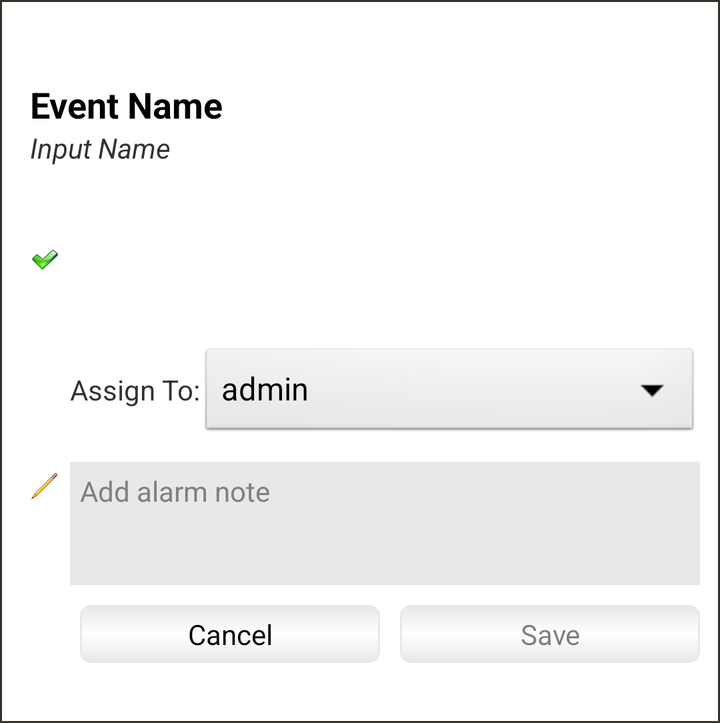
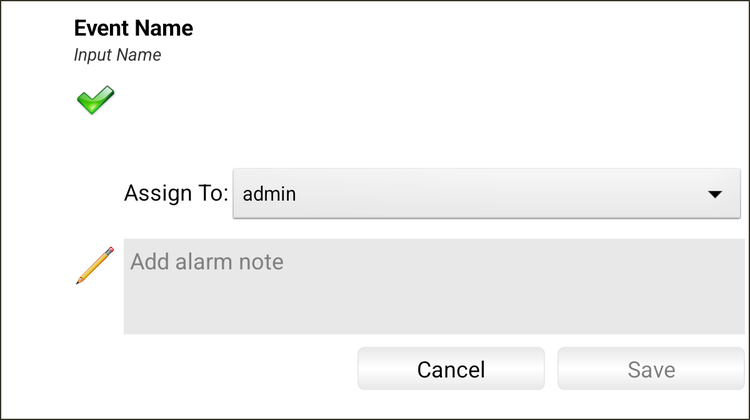

An Android layout and its configuration variant, each rendered on a device that would load it. The default file and the variant file are quoted in full after the pictures.
<!-- AndroidManifest.xml: application theme AppTheme -->
<!-- res/layout/layout_event_item_details_full.xml -->
<?xml version="1.0" encoding="utf-8"?>
<ScrollView xmlns:android="http://schemas.android.com/apk/res/android"
    android:layout_width="fill_parent"
    android:layout_height="wrap_content"
    android:background="@drawable/shape_event_item_background"
    android:fillViewport="true"
    android:padding="10dp" >

    <LinearLayout
        android:layout_width="fill_parent"
        android:layout_height="wrap_content"
        android:orientation="vertical" >

        <RelativeLayout
            android:id="@+id/categoryColorLayout"
            android:layout_width="fill_parent"
            android:layout_height="@dimen/event_details_icon_size"
            android:background="@drawable/shape_event_category_color_background"
            android:focusable="true"
            android:focusableInTouchMode="true" >

            <requestFocus />
        </RelativeLayout>

        <LinearLayout
            android:id="@+id/eventHeader"
            android:layout_width="fill_parent"
            android:layout_height="wrap_content"
            android:layout_marginBottom="10dp"
            android:orientation="vertical"
            android:padding="5dp" >

            <TextView
                android:id="@+id/eventName"
                android:layout_width="wrap_content"
                android:layout_height="wrap_content"
                android:ellipsize="end"
                android:maxLines="1"
                android:text="@string/event_name"
                android:textAppearance="?android:attr/textAppearanceMedium"
                android:textStyle="bold" />

            <TextView
                android:id="@+id/inputName"
                android:layout_width="wrap_content"
                android:layout_height="wrap_content"
                android:ellipsize="end"
                android:maxLines="1"
                android:text="@string/input_name"
                android:textAppearance="?android:attr/textAppearanceSmall"
                android:textStyle="italic" />

            <TextView
                android:id="@+id/eventTimestamp"
                android:layout_width="wrap_content"
                android:layout_height="wrap_content"
                android:text=""
                android:textAppearance="?android:attr/textAppearanceSmall" />
        </LinearLayout>

        <LinearLayout
            android:id="@+id/eventMessageLayout"
            android:layout_width="match_parent"
            android:layout_height="wrap_content"
            android:layout_marginBottom="10dp"
            android:orientation="horizontal" >

            <ImageView
                android:id="@+id/toStateIcon"
                android:layout_width="@dimen/event_details_icon_size"
                android:layout_height="@dimen/event_details_icon_size"
                android:padding="5dp"
                android:scaleType="fitCenter"
                android:src="@drawable/ic_state_normal" />

            <TextView
                android:id="@+id/eventMessage"
                android:layout_width="0dip"
                android:layout_height="wrap_content"
                android:layout_weight="1"
                android:ellipsize="end"
                android:gravity="bottom"
                android:text=""
                android:textAppearance="?android:attr/textAppearanceMedium" />
        </LinearLayout>

        

        <LinearLayout
            android:id="@+id/eventDetailsLayout"
            android:layout_width="fill_parent"
            android:layout_height="wrap_content"
            android:layout_marginBottom="10dp"
            android:layout_marginLeft="@dimen/event_details_icon_size"
            android:orientation="vertical" >
        </LinearLayout>

        <LinearLayout
            android:layout_width="fill_parent"
            android:layout_height="wrap_content"
            android:orientation="vertical" >

            
            

            <RelativeLayout
                android:id="@+id/ackLayout"
                android:layout_width="match_parent"
                android:layout_height="wrap_content"
                android:layout_marginTop="10dp"
                android:gravity="center"
                android:visibility="gone" >

                <ImageView
                    android:id="@+id/ackStateIcon"
                    android:layout_width="@dimen/event_details_icon_size"
                    android:layout_height="@dimen/event_details_icon_size"
                    android:padding="5dp"
                    android:scaleType="fitCenter"
                    android:src="@drawable/ic_state_ack_req" />

                <EditText
                    android:textAppearance="?android:attr/textAppearanceSmall"
                    android:id="@+id/ackMessage"
                    android:layout_width="match_parent"
                    android:layout_height="wrap_content"
                    android:layout_toRightOf="@id/ackStateIcon"
                    android:background="@drawable/shape_notes_background"
                    android:gravity="top"
                    android:hint="@string/add_ack_msg_hint"
                    android:maxLines="3"
                    android:minLines="3"
                    android:padding="5dp"
                    android:text="" />

                <Button
                    android:id="@+id/dialogButtonACK"
                    style="@style/delta_button"
                    android:layout_width="wrap_content"
                    android:layout_height="wrap_content"
                    android:layout_alignParentRight="true"
                    android:layout_below="@id/ackMessage"
                    android:layout_marginTop="5dp"
                    android:text="@string/acknowledge" />
            </RelativeLayout>

            

            <LinearLayout
                android:id="@+id/assignToLayout"
                android:layout_width="fill_parent"
                android:layout_height="wrap_content"
                android:layout_marginLeft="@dimen/event_details_icon_size"
                android:layout_marginTop="10dp"
                android:enabled="false"
                android:orientation="horizontal" >

                <TextView
                    android:id="@+id/eventAssignToLabel"
                    android:layout_width="wrap_content"
                    android:layout_height="wrap_content"
                    android:text="@string/assign_to"
                    android:textAppearance="?android:attr/textAppearanceSmall" />

                <Spinner
                    android:id="@+id/eventAssignTo"
                    android:layout_width="0dp"
                    android:layout_height="wrap_content"
                    android:layout_weight="1"
                    android:entries="@array/fake_event_assign_to"
                    android:prompt="@string/assign_to_prompt"
                    android:textAppearance="?android:attr/textAppearanceSmall" />
            </LinearLayout>

            

            <LinearLayout
                android:id="@+id/eventNotesLayout"
                android:layout_width="match_parent"
                android:layout_height="wrap_content"
                android:layout_marginTop="10dp"
                android:enabled="false"
                android:orientation="horizontal" >

                <ImageView
                    android:id="@+id/notesIcon"
                    android:layout_width="@dimen/event_details_icon_size"
                    android:layout_height="@dimen/event_details_icon_size"
                    android:padding="5dp"
                    android:scaleType="fitCenter"
                    android:src="@drawable/ic_pencil" />

                <EditText
                    android:id="@+id/eventNotes"
                    android:layout_width="0dip"
                    android:layout_height="wrap_content"
                    android:layout_weight="1"
                    android:background="@drawable/shape_notes_background"
                    android:gravity="top"
                    android:hint="@string/add_alarm_note"
                    android:maxLines="3"
                    android:minLines="3"
                    android:padding="5dp"
                    android:text=""
                    android:textAppearance="?android:attr/textAppearanceSmall" />
            </LinearLayout>

            <LinearLayout
                android:layout_width="match_parent"
                android:layout_height="wrap_content"
                android:layout_gravity="center"
                android:layout_marginBottom="20dp"
                android:layout_marginTop="10dp"
                android:gravity="right" >

                <Button
                    android:id="@+id/dialogButtonClose"
                    style="@style/delta_button"
                    android:layout_width="wrap_content"
                    android:layout_height="wrap_content"
                    android:layout_marginLeft="10dp"
                    android:text="@string/cancel" />

                <Button
                    android:id="@+id/dialogButtonSave"
                    style="@style/delta_button"
                    android:layout_width="wrap_content"
                    android:layout_height="wrap_content"
                    android:layout_marginLeft="10dp"
                    android:enabled="false"
                    android:text="@string/save" />
            </LinearLayout>
        </LinearLayout>
        
        

        <TextView
            android:id="@+id/statlist_statid"
            android:layout_width="fill_parent"
            android:layout_height="fill_parent"
            android:visibility="gone" />
    </LinearLayout>

</ScrollView>
<!-- resources referenced by this layout -->
<resources>
  <string-array name="fake_event_assign_to">
          <item>admin</item>
          <item>mobile</item>
      </string-array>
  <dimen name="event_details_icon_size">25dp</dimen>
  <!-- drawable ic_pencil: png bitmap (drawable-hdpi, 23963 bytes) -->
  <!-- drawable ic_state_ack_req: png bitmap (drawable-hdpi, 4397 bytes) -->
  <!-- drawable ic_state_normal: png bitmap (drawable-hdpi, 4525 bytes) -->
  <!-- drawable shape_event_category_color_background (drawable) -->
  <?xml version="1.0" encoding="utf-8"?>
  <shape xmlns:android="http://schemas.android.com/apk/res/android"
      android:shape="rectangle" >
  
      <stroke
          android:width="0dp"
          android:color="#353227" />
  
  </shape>
  <!-- drawable shape_event_item_background (drawable) -->
  <?xml version="1.0" encoding="utf-8"?>
  <shape xmlns:android="http://schemas.android.com/apk/res/android" android:shape="rectangle">
     	<stroke android:width="1dp" android:color="#353227" />
     	<solid android:color="@color/DeltaZebra1"/>
  </shape>
  <!-- drawable shape_notes_background (drawable) -->
  <?xml version="1.0" encoding="utf-8"?>
  <shape xmlns:android="http://schemas.android.com/apk/res/android" android:shape="rectangle">
     	<solid android:color="@color/lightestGrey"/>
  </shape>
  <string name="acknowledge"> Acknowledge </string>
  <string name="add_ack_msg_hint">Add acknowledge message</string>
  <string name="add_alarm_note">Add alarm note</string>
  <string name="assign_to">Assign To:</string>
  <string name="assign_to_prompt">Assign To…</string>
  <string name="cancel"> Cancel </string>
  <string name="event_name">Event Name</string>
  <string name="input_name">Input Name</string>
  <string name="save"> Save </string>
  <style name="delta_button">
          <item name="android:background">@drawable/button_shape</item>
          <item name="android:minWidth">@dimen/button_min_width</item>
          <item name="android:textAppearance">?android:attr/textAppearanceSmall</item>
          <item name="android:padding">5dp</item>
      </style>
  <style name="AppTheme" parent="AppBaseTheme">
  
          
          <item name="android:textSelectHandle">@drawable/delta_text_select_handle_middle</item>
          <item name="android:textSelectHandleLeft">@drawable/delta_text_select_handle_left</item>
          <item name="android:textSelectHandleRight">@drawable/delta_text_select_handle_right</item>
      </style>
  <color name="DeltaZebra1">#ffffff</color>
  <color name="lightestGrey">#e8e8e9</color>
  <!-- drawable button_shape (drawable) -->
  <?xml version="1.0" encoding="utf-8"?>
  <shape xmlns:android="http://schemas.android.com/apk/res/android" >
      <solid android:color="#d8d8d8" />
     	<stroke android:width="1dp" android:color="@color/lightestGrey" />
  	<gradient
      	android:startColor="@color/lightestGrey"
      	android:centerColor="#ffffff"
      	android:endColor="@color/lightestGrey"
      	android:angle="270" />   
      <corners android:radius="5dp" />
  </shape>
  <dimen name="button_min_width">150dp</dimen>
  <style name="AppBaseTheme" parent="android:Theme.Light">
          
      </style>
  <!-- drawable delta_text_select_handle_middle: png bitmap (drawable-hdpi, 1454 bytes) -->
  <!-- drawable delta_text_select_handle_left: png bitmap (drawable-hdpi, 1352 bytes) -->
  <!-- drawable delta_text_select_handle_right: png bitmap (drawable-hdpi, 1371 bytes) -->
</resources>
<!-- res/layout-sw600dp/layout_event_item_details_full.xml (the repository's variant of the layout above) -->
<!-- drawn on a 7-inch tablet held upright -->
<?xml version="1.0" encoding="utf-8"?>
<ScrollView xmlns:android="http://schemas.android.com/apk/res/android"
    android:layout_width="fill_parent"
    android:layout_height="wrap_content"
    android:fillViewport="true">
    
    <LinearLayout
        android:layout_width="fill_parent"
        android:layout_height="fill_parent"
        android:background="@drawable/shape_event_item_background"
        android:orientation="horizontal"
        android:padding="0dp" >

        <RelativeLayout
            android:id="@+id/visualEventInfo"
            android:layout_width="50dp"
            android:layout_height="fill_parent"
            android:layout_marginBottom="4dp"
            android:layout_marginLeft="4dp"
            android:layout_marginRight="0dp"
            android:layout_marginTop="4dp" >

            <RelativeLayout
                android:id="@+id/categoryColorLayout"
                android:layout_width="fill_parent"
                android:layout_height="fill_parent"
                android:background="@drawable/shape_event_category_color_background" />
        </RelativeLayout>

        <RelativeLayout
            android:layout_width="fill_parent"
            android:layout_height="wrap_content"
            android:layout_marginBottom="4dp"
            android:layout_marginLeft="0dp"
            android:layout_marginRight="4dp"
            android:layout_marginTop="4dp" >

            <LinearLayout
                android:id="@+id/eventHeader"
                android:layout_width="fill_parent"
                android:layout_height="wrap_content"
                android:orientation="horizontal"
                android:padding="5dp" >

                <RelativeLayout
                    android:layout_width="0dip"
                    android:layout_height="wrap_content"
                    android:layout_weight="1" >

                    <TextView
                        android:id="@+id/eventName"
                        android:layout_width="wrap_content"
                        android:layout_height="wrap_content"
                        android:ellipsize="end"
                        android:maxLines="1"
                        android:text="@string/event_name"
                        android:textAppearance="?android:attr/textAppearanceMedium"
                        android:textStyle="bold" />

                    <TextView
                        android:id="@+id/inputName"
                        android:layout_width="wrap_content"
                        android:layout_height="wrap_content"
                        android:layout_below="@id/eventName"
                        android:ellipsize="end"
                        android:maxLines="1"
                        android:text="@string/input_name"
                        android:textAppearance="?android:attr/textAppearanceSmall"
                        android:textStyle="italic" />
                </RelativeLayout>

                <TextView
                    android:id="@+id/eventTimestamp"
                    android:layout_width="wrap_content"
                    android:layout_height="wrap_content"
                    android:text=""
                    android:textAppearance="?android:attr/textAppearanceSmall" />
            </LinearLayout>

            <LinearLayout
                android:id="@+id/eventMessageLayout"
                android:layout_width="match_parent"
                android:layout_height="wrap_content"
                android:layout_below="@id/eventHeader"
                android:layout_marginBottom="10dp"
                android:orientation="horizontal" >

                <ImageView
                    android:id="@+id/toStateIcon"
                    android:layout_width="@dimen/event_details_icon_size"
                    android:layout_height="@dimen/event_details_icon_size"
                    android:padding="5dp"
                    android:scaleType="fitCenter"
                    android:src="@drawable/ic_state_normal" />

                <TextView
                    android:id="@+id/eventMessage"
                    android:layout_width="0dip"
                    android:layout_height="wrap_content"
                    android:layout_weight="1"
                    android:ellipsize="end"
                    android:gravity="bottom"
                    android:text=""
                    android:textAppearance="?android:attr/textAppearanceMedium" />
            </LinearLayout>

            <LinearLayout
                android:id="@+id/eventDetailsLayout"
                android:layout_width="fill_parent"
                android:layout_height="wrap_content"
                android:layout_below="@id/eventMessageLayout"
                android:layout_marginBottom="10dp"
                android:layout_marginLeft="@dimen/event_details_icon_size"
                android:orientation="vertical" >
            </LinearLayout>

            <LinearLayout
                android:layout_width="fill_parent"
                android:layout_height="wrap_content"
                android:layout_below="@id/eventDetailsLayout"
                android:focusable="true"
                android:focusableInTouchMode="true"
                android:orientation="vertical" >

                <requestFocus />

                <RelativeLayout
                    android:id="@+id/ackLayout"
                    android:layout_width="match_parent"
                    android:layout_height="wrap_content"
                    android:layout_marginTop="10dp"
                    android:gravity="center"
                    android:visibility="gone" >

                    <ImageView
                        android:id="@+id/ackStateIcon"
                        android:layout_width="@dimen/event_details_icon_size"
                        android:layout_height="@dimen/event_details_icon_size"
                        android:padding="5dp"
                        android:scaleType="fitCenter"
                        android:src="@drawable/ic_state_ack_req" />

                    <EditText
                        android:id="@+id/ackMessage"
                        android:layout_width="match_parent"
                        android:layout_height="wrap_content"
                        android:layout_toRightOf="@id/ackStateIcon"
                        android:background="@drawable/shape_notes_background"
                        android:gravity="top"
                        android:hint="@string/add_ack_msg_hint"
                        android:maxLines="3"
                        android:minLines="3"
                        android:padding="5dp"
                        android:text="" />

                    <Button
                        android:id="@+id/dialogButtonACK"
                        style="@style/delta_button"
                        android:layout_width="wrap_content"
                        android:layout_height="wrap_content"
                        android:layout_alignParentRight="true"
                        android:layout_below="@id/ackMessage"
                        android:layout_marginTop="5dp"
                        android:text="@string/acknowledge" />
                </RelativeLayout>

                

                <LinearLayout
                    android:id="@+id/assignToLayout"
                    android:layout_width="fill_parent"
                    android:layout_height="wrap_content"
                    android:layout_marginLeft="@dimen/event_details_icon_size"
                    android:layout_marginTop="10dp"
                    android:enabled="false"
                    android:orientation="horizontal" >

                    <TextView
                        android:id="@+id/eventAssignToLabel"
                        android:layout_width="wrap_content"
                        android:layout_height="wrap_content"
                        android:text="@string/assign_to"
                        android:textAppearance="?android:attr/textAppearanceMedium" />

                    <Spinner
                        android:id="@+id/eventAssignTo"
                        android:layout_width="0dp"
                        android:layout_height="wrap_content"
                        android:layout_weight="1"
                        android:entries="@array/fake_event_assign_to"
                        android:prompt="@string/assign_to_prompt"
                        android:textAppearance="?android:attr/textAppearanceMedium" />
                </LinearLayout>

                

                <LinearLayout
                    android:id="@+id/eventNotesLayout"
                    android:layout_width="match_parent"
                    android:layout_height="wrap_content"
                    android:layout_marginTop="10dp"
                    android:enabled="false"
                    android:orientation="horizontal" >

                    <ImageView
                        android:id="@+id/notesIcon"
                        android:layout_width="@dimen/event_details_icon_size"
                        android:layout_height="@dimen/event_details_icon_size"
                        android:padding="5dp"
                        android:scaleType="fitCenter"
                        android:src="@drawable/ic_pencil" />

                    <EditText
                        android:id="@+id/eventNotes"
                        android:layout_width="0dip"
                        android:layout_height="wrap_content"
                        android:layout_weight="1"
                        android:background="@drawable/shape_notes_background"
                        android:gravity="top"
                        android:hint="@string/add_alarm_note"
                        android:maxLines="3"
                        android:minLines="3"
                        android:padding="5dp"
                        android:text="" />
                </LinearLayout>

                <LinearLayout
                    android:layout_width="match_parent"
                    android:layout_height="wrap_content"
                    android:layout_gravity="center"
                    android:layout_marginBottom="20dp"
                    android:layout_marginTop="10dp"
                    android:gravity="right" >

                    <Button
                        android:id="@+id/dialogButtonClose"
                        style="@style/delta_button"
                        android:layout_width="wrap_content"
                        android:layout_height="wrap_content"
                        android:layout_marginLeft="10dp"
                        android:text="@string/cancel" />

                    <Button
                        android:id="@+id/dialogButtonSave"
                        style="@style/delta_button"
                        android:layout_width="wrap_content"
                        android:layout_height="wrap_content"
                        android:layout_marginLeft="10dp"
                        android:enabled="false"
                        android:text="@string/save" />
                </LinearLayout>
            </LinearLayout>
        </RelativeLayout>

        

        <TextView
            android:id="@+id/statlist_statid"
            android:layout_width="fill_parent"
            android:layout_height="fill_parent"
            android:visibility="gone" />
    </LinearLayout>

</ScrollView>
<!-- resources referenced by the variant -->
<!-- as a 7-inch tablet held upright resolves them -->
<resources>
  <string-array name="fake_event_assign_to">
          <item>admin</item>
          <item>mobile</item>
      </string-array>
  <!-- from res/values-sw600dp/ -->
  <dimen name="event_details_icon_size">45dp</dimen>
  <!-- drawable ic_pencil: png bitmap (drawable-hdpi, 23963 bytes) -->
  <!-- drawable ic_state_ack_req: png bitmap (drawable-hdpi, 4397 bytes) -->
  <!-- drawable ic_state_normal: png bitmap (drawable-hdpi, 4525 bytes) -->
  <!-- drawable shape_event_category_color_background (drawable) -->
  <?xml version="1.0" encoding="utf-8"?>
  <shape xmlns:android="http://schemas.android.com/apk/res/android"
      android:shape="rectangle" >
  
      <stroke
          android:width="0dp"
          android:color="#353227" />
  
  </shape>
  <!-- drawable shape_event_item_background (drawable) -->
  <?xml version="1.0" encoding="utf-8"?>
  <shape xmlns:android="http://schemas.android.com/apk/res/android" android:shape="rectangle">
     	<stroke android:width="1dp" android:color="#353227" />
     	<solid android:color="@color/DeltaZebra1"/>
  </shape>
  <!-- drawable shape_notes_background (drawable) -->
  <?xml version="1.0" encoding="utf-8"?>
  <shape xmlns:android="http://schemas.android.com/apk/res/android" android:shape="rectangle">
     	<solid android:color="@color/lightestGrey"/>
  </shape>
  <string name="acknowledge"> Acknowledge </string>
  <string name="add_ack_msg_hint">Add acknowledge message</string>
  <string name="add_alarm_note">Add alarm note</string>
  <string name="assign_to">Assign To:</string>
  <string name="assign_to_prompt">Assign To…</string>
  <string name="cancel"> Cancel </string>
  <string name="event_name">Event Name</string>
  <string name="input_name">Input Name</string>
  <string name="save"> Save </string>
  <!-- from res/values-sw600dp/ -->
  <style name="delta_button">
          <item name="android:background">@drawable/button_shape</item>
          <item name="android:minWidth">@dimen/button_min_width</item>
          <item name="android:textAppearance">?android:attr/textAppearanceMedium</item>
          <item name="android:padding">5dp</item>
      </style>
  <style name="AppTheme" parent="AppBaseTheme">
  
          
          <item name="android:textSelectHandle">@drawable/delta_text_select_handle_middle</item>
          <item name="android:textSelectHandleLeft">@drawable/delta_text_select_handle_left</item>
          <item name="android:textSelectHandleRight">@drawable/delta_text_select_handle_right</item>
      </style>
  <color name="DeltaZebra1">#ffffff</color>
  <color name="lightestGrey">#e8e8e9</color>
  <!-- drawable button_shape (drawable) -->
  <?xml version="1.0" encoding="utf-8"?>
  <shape xmlns:android="http://schemas.android.com/apk/res/android" >
      <solid android:color="#d8d8d8" />
     	<stroke android:width="1dp" android:color="@color/lightestGrey" />
  	<gradient
      	android:startColor="@color/lightestGrey"
      	android:centerColor="#ffffff"
      	android:endColor="@color/lightestGrey"
      	android:angle="270" />   
      <corners android:radius="5dp" />
  </shape>
  <!-- from res/values-sw600dp/ -->
  <dimen name="button_min_width">150dp</dimen>
  <style name="AppBaseTheme" parent="android:Theme.Light">
          
      </style>
  <!-- drawable delta_text_select_handle_middle: png bitmap (drawable-hdpi, 1454 bytes) -->
  <!-- drawable delta_text_select_handle_left: png bitmap (drawable-hdpi, 1352 bytes) -->
  <!-- drawable delta_text_select_handle_right: png bitmap (drawable-hdpi, 1371 bytes) -->
</resources>
